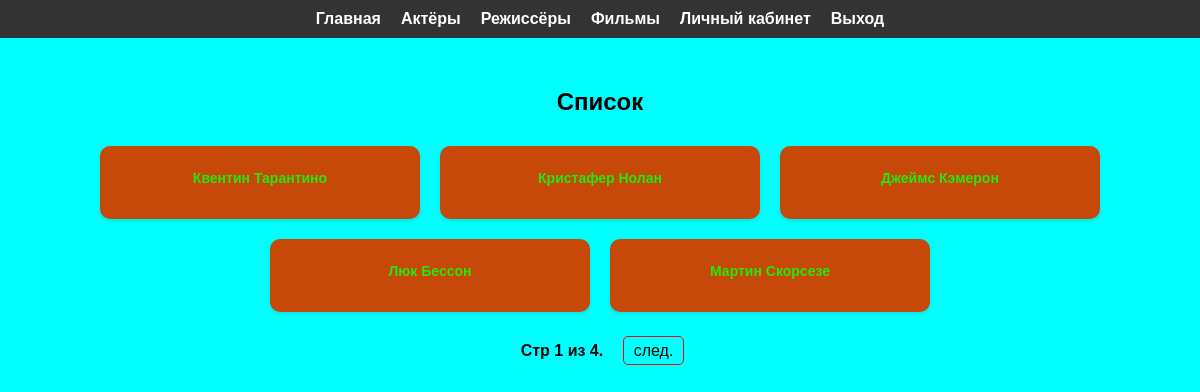
The app's page /director/all/ (signed in) with its own data.
### catalog/models.py (models this page shows, shortened)
class Director(models.Model):
    name = models.CharField(max_length=50, verbose_name='Имя')
    last_name = models.CharField(max_length=50, verbose_name='Фамилия')
    info = models.URLField(blank=True)
    data = models.DateField(verbose_name='Дата рождения', blank=True, null=True)
    filmcount = models.IntegerField(verbose_name='Всего фильмов', blank=True, null=True)
    best = models.TextField(max_length=200, verbose_name='Лучшие фильмы', blank=True, null=True)
    image = models.URLField(verbose_name='Фото', blank=True, null=True)
    def getAbsUrl(self):  # функция создать уникальную ссылку, в данном случае для режисёров
        return reverse('infodirector', args=[self.id])

### catalog/views.py (the view)
# urls.py: path('director/all/', views.directorlist.as_view(), name='alldirector'),
class directorlist(generic.ListView):
    model = Director
    paginate_by = 5

### templates/catalog/director_list.html (shortened to what this page needs)
{% extends 'index.html' %}
{% load static %}
{% block head %}
    <link rel="stylesheet" href="{% static 'index.css' %}">
    <link rel="stylesheet" href="{% static 'directors_list.css' %}">
{% endblock head %}
{% block content %}
    <h2>Список</h2>
    <ul>
        {% for one in director_list %}
            <li>
                    <a href="{{ one.getAbsUrl }}">
                        <p>{{ one.title }} {{ one.name }} {{ one.last_name }}</p>
                    </a>
            </li>
        {% endfor %}
    </ul>
            {% if is_paginated %}
    <div class="pagination">
    <span class="step-links">
            <span class="current">
                Стр {{ page_obj.number }} из {{ page_obj.paginator.num_pages }}.
    </span>
            {% if page_obj.has_next %}
    <a href="?page={{ page_obj.next_page_number }}">след.</a>
            {% endif %}
    </span>
    </div>
    {% endif %}
{% endblock content %}

### catalog/static/index.css (style rules this page uses)
body { font-family: Arial, sans-serif; margin: 0; padding: 0; }

### catalog/static/directors_list.css (style rules this page uses)
body { font-family: Arial, sans-serif; margin: 0; padding: 0; background-color: aqua; }
h2 { text-align: center; margin-top: 50px; }
ul { display: flex; flex-wrap: wrap; list-style: none; justify-content: center; padding: 0; }
li { width: 300px; margin: 10px; padding: 10px; border-radius: 10px; box-shadow: 0px 2px 4px rgba(0, 0, 0, 0.1); text-align: center; background-color: #c74909; transition: all 0.3s ease; }
li a { text-decoration: none; color: #25e80e; font-weight: bold; margin-bottom: 10px; }
li p { margin-bottom: 5px; font-size: 14px; }
.pagination { display: flex; justify-content: center; align-items: center; margin-top: 20px; }
.step-links a { color: #000; text-decoration: none; padding: 5px 10px; margin: 0 5px; border: 1px solid #e31010; border-radius: 5px; }
.current { font-weight: bold; margin: 0 10px; }

### records on screen
Director: name "Квентин", last_name "Тарантино"
Director: name "Кристафер", last_name "Нолан"
Director: name "Джеймс", last_name "Кэмерон"
Director: name "Люк", last_name "Бессон"
Director: name "Мартин", last_name "Скорсезе"

### other values on screen
{{ page_obj.number }} "1"
{{ page_obj.paginator.num_pages }} "4"
